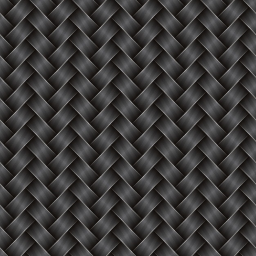
#> input picture data/imgs/fibers.png, 256 x 256 px; its folder holds only this picture in this run
$ python -i inpainter.py   (imports and definitions only)
#> lines starting #> are read from the running program, lines starting #| are printed output that depends on the picture
import numpy as np
import cv2
from scipy import ndimage
import matplotlib.pyplot as plt
from skimage.filters import sobel
from scipy.ndimage import binary_dilation

class MRFInpainting:
    def __init__(self, patch_size=9, search_window=30, alpha=0.8, max_iterations=10):
        """
        Initialize the MRF-based image inpainting algorithm.

        Parameters:
        - patch_size: size of patches used for filling (must be odd)
        - search_window: size of the search window for similar patches
        - alpha: weight between structure and texture similarity
        - max_iterations: maximum number of iterations
        """
        self.patch_size = patch_size
        self.half_patch = patch_size // 2
        self.search_window = search_window
        self.alpha = alpha
        self.max_iterations = max_iterations

    # [37 lines left out: function load_image_and_mask, not called in this run]


    def compute_structure_tensor(self, gray_image):
        """
        Compute the structure tensor for the given grayscale image.

        Parameters:
        - gray_image: grayscale image

        Returns:
        - structure_tensor: tensor representing local structure
        - direction: direction of principal orientation
        - coherence: measure of structural coherence
        """
        # Compute gradients
        grad_x = sobel(gray_image, axis=1)
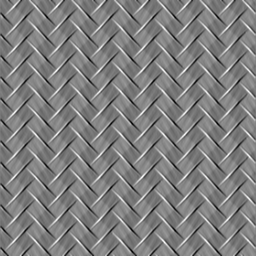
#> grad_x: shape (256, 256) float64; min -0.368, max 0.37, mean 5.7e-05; drawn with min black and max white
        grad_y = sobel(gray_image, axis=0)
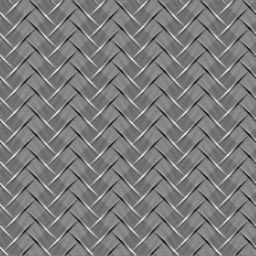
#> grad_y: shape (256, 256) float64; min -0.335, max 0.353, mean -3.35e-06; drawn with min black and max white

        # Compute structure tensor components
        j11 = ndimage.gaussian_filter(grad_x * grad_x, sigma=1.0)
        j12 = ndimage.gaussian_filter(grad_x * grad_y, sigma=1.0)
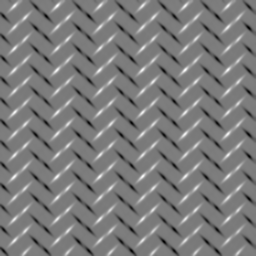
#> j12: shape (256, 256) float64; min -0.0444, max 0.047, mean 6.89e-06; drawn with min black and max white
        j22 = ndimage.gaussian_filter(grad_y * grad_y, sigma=1.0)

        # Calculate eigenvalues
        trace = j11 + j22
        det = j11 * j22 - j12 * j12
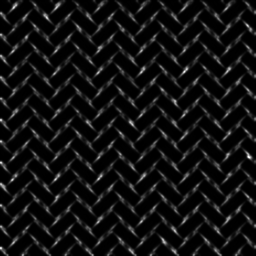
#> det: shape (256, 256) float64; min 2.62e-08, max 0.000128, mean 8.77e-06; drawn with min black and max white

        # Avoid numerical issues
        det = np.maximum(det, 1e-10)

        # Calculate eigenvalues lambda1 >= lambda2
        temp = np.sqrt(trace * trace / 4 - det)
        lambda1 = trace / 2 + temp
        lambda2 = trace / 2 - temp
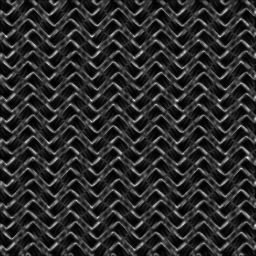
#> lambda2: shape (256, 256) float64; min 1.83e-05, max 0.0037, mean 0.000658; drawn with min black and max white

        # Calculate direction (orientation angle in radians)
        direction = np.arctan2(2 * j12, j22 - j11) / 2
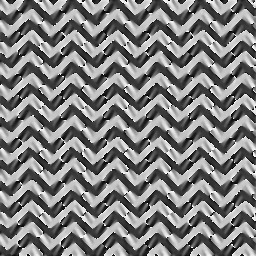
#> direction: shape (256, 256) float64; min -1.57, max 1.57, mean -0.00108; drawn with min black and max white

        # Calculate coherence (anisotropy measure)
        lambda1 = np.maximum(lambda1, 1e-10)
        coherence = np.divide(lambda1 - lambda2, lambda1 + lambda2,
                             out=np.zeros_like(lambda1), where=lambda1+lambda2 > 1e-10)
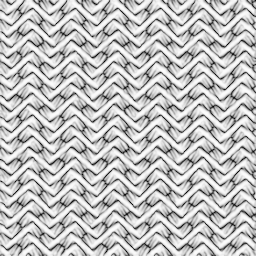
#> coherence: shape (256, 256) float64; min 0.00392, max 0.993, mean 0.752

        return (j11, j12, j22), direction, coherence

    # [289 lines left out: functions compute_direction_histogram, find_fill_front, get_patch_mask, get_patch, find_best_patch, priority_inpaint, not called in this run]


>>> import cv2
>>> picture = cv2.imread('../../data/imgs/fibers.png', cv2.IMREAD_GRAYSCALE)
>>> result = MRFInpainting().compute_structure_tensor(picture)
